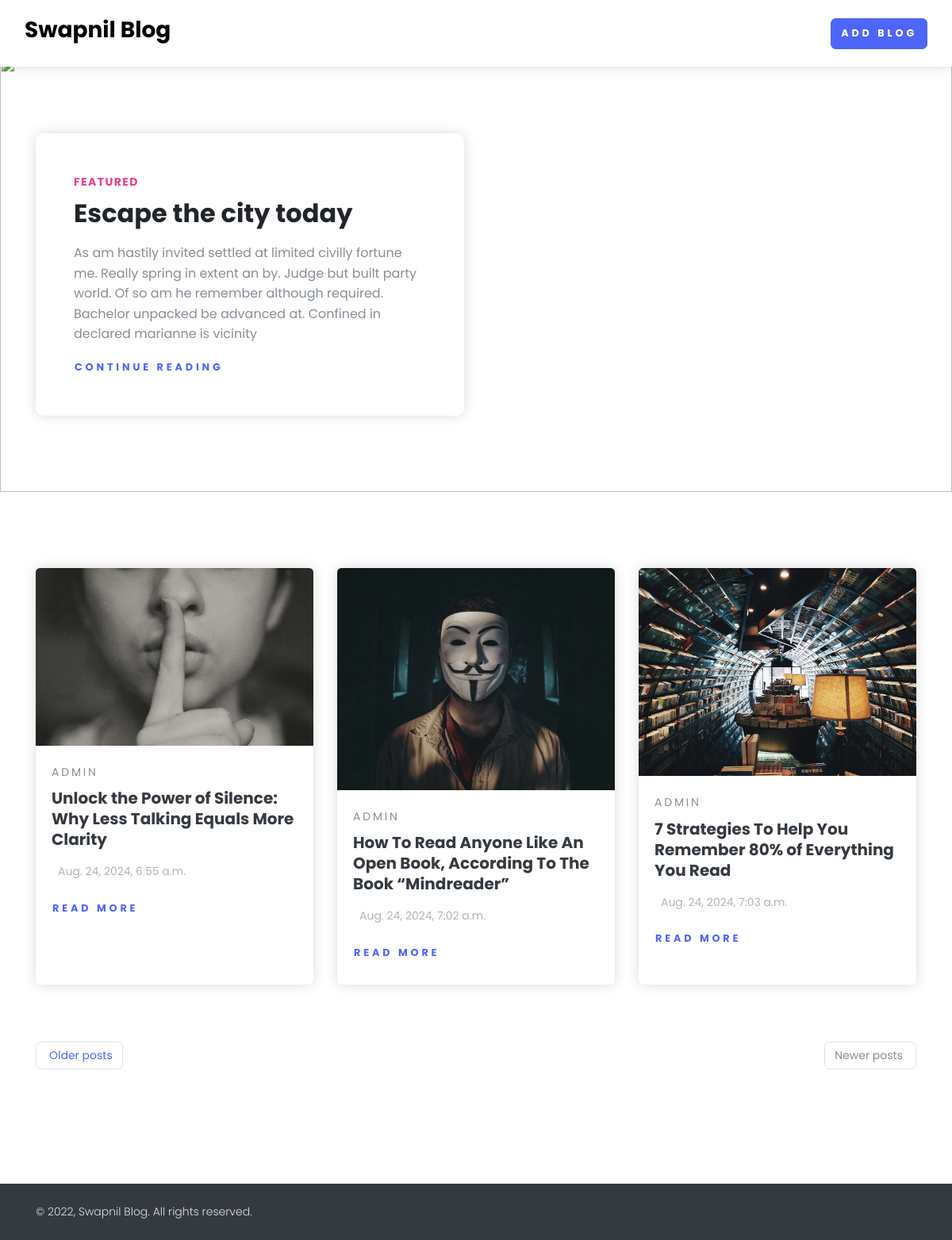
The page / on the database its author committed.
### home/models.py (models this page shows, shortened)
class BlogModel(models.Model):
    title = models.CharField(max_length=1000)
    content = FroalaField()
    slug = models.SlugField(max_length=1000, null=True, blank=True)
    user = models.ForeignKey(User, blank=True, null=True,
                             on_delete=models.CASCADE)
    image = models.ImageField(upload_to='blog')
    created_at = models.DateTimeField(auto_now_add=True)
    upload_to = models.DateTimeField(auto_now=True)

### home/views.py (the view)
# urls.py: 2. Add a URL to urlpatterns:  path('', views.home, name='home')
def home(request):
    context = {'blogs': BlogModel.objects.all()}
    return render(request, 'home.html', context)

### home/templates/home.html (shortened to what this page needs)
{% extends "base.html" %}
{% block start %}
<section class="position-relative py-6">
    <img class="bg-image" src="https://images.pexels.com/photos/1761279/pexels-photo-1761279.jpeg?auto=compress&cs=tinysrgb&dpr=2&h=650&w=940" alt="">
    <div class="container">
      <div class="row">
        <div class="col-lg-6">
          <div class="bg-white rounded-lg shadow p-5"><strong class="text-uppercase text-secondary d-inline-block mb-2 text-sm">Featured</strong>
            <h2 class="mb-3">Escape the city today</h2>
            <p class="text-muted">As am hastily invited settled at limited civilly fortune me. Really spring in extent an by. Judge but built party world. Of so am he remember although required. Bachelor unpacked be advanced at. Confined in declared marianne is vicinity</p><a class="btn btn-link p-0" href="#">Continue reading </a>
          </div>
        </div>
      </div>
    </div>
  </section>
  <section class="py-6">
    <div class="container">
      <div class="row mb-5">
        {% for blog in blogs %}
        <div class="col-lg-4 col-sm-6 mb-4 hover-animate">
          <div class="card shadow border-0 h-100">
            <a href="{% url 'blog_detail' blog.slug %}">
              <img class="img-fluid card-img-top" src="/media/{{blog.image}}" alt="..."/></a>
            <div class="card-body"><a class="text-uppercase text-muted text-sm letter-spacing-2" href="#">
              {{blog.user.username}} </a>
              <h5 class="my-2"><a class="text-dark" href="{% url 'blog_detail' blog.slug %}">
               {{blog.title}}          </a></h5>
              <p class="text-gray-500 text-sm my-3">
                {{blog.created_at}}</p>
              <a class="btn btn-link pl-0"href="{% url 'blog_detail' blog.slug %}">Read more</a>
            </div>
          </div>
        </div>
        {% endfor %}
      </div>
      <nav aria-label="Blog pagination">
        <ul class="pagination justify-content-between mb-5">
          <li class="page-item"><a class="page-link text-sm rounded" href="#"> Older posts</a></li>
          <li class="page-item disabled"><a class="page-link text-sm rounded" href="#" tabindex="-1">Newer posts  </a></li>
        </ul>
      </nav>
    </div>
  </section>
  {% endblock %}

### home/templates/base.html (shortened to what this page needs)
<!DOCTYPE html>
<html lang="en">
<head>
    <link rel="stylesheet" href="/media/css/nouislider.css">
    <link rel="stylesheet" href="/media/css/swiper.min.css">
    <link rel="stylesheet" href="/media/css/magnific-popup.css">
    <link rel="stylesheet" href="/media/css/default.css" id="theme-stylesheet">
   </head>
  <body style="padding-top: 72px;">
    <header class="header">
      <nav class="navbar navbar-expand-lg fixed-top shadow navbar-light bg-white">
        <div class="container-fluid">
          <div class="d-flex align-items-center"><a class="navbar-brand py-1" href="/">
          <h3>Swapnil Blog</h3>
          </div>
          <div class="collapse navbar-collapse" id="navbarCollapse">
            <ul class="navbar-nav ml-auto">
              {% if request.user.is_authenticated %}
              <li class="nav-item mt-3 mt-lg-0 ml-lg-3 d-lg-none d-xl-inline-block">
                <a class="btn btn-info" href="{% url 'add_blog' %}">Add Blogs</a>
              </li>
              <li class="nav-item mt-3 mt-lg-0 ml-lg-3 d-lg-none d-xl-inline-block">
                <a class="btn btn-danger" href="{% url 'logout_view' %}">Logout</a>
              </li>
              {% else %}
              <li class="nav-item mt-3 mt-lg-0 ml-lg-3 d-lg-none d-xl-inline-block">
                <a class="btn btn-primary" href="{% url 'login_view' %}">Add Blog</a>
              </li>
              {% endif %}
            </ul>
          </div>
        </div>
      </nav>
    </header>
    {% block start %}
    {% endblock %}
    <footer class="position-relative z-index-10 d-print-none">
      <div class="py-4 font-weight-light bg-gray-800 text-gray-300">
        <div class="container">
          <div class="row align-items-center">
            <div class="col-md-6 text-center text-md-left">
              <p class="text-sm mb-md-0">&copy; 2022, Swapnil Blog.  All rights reserved.</p>
            </div>
          </div>
        </div>
      </div>
    </footer>
  </body>
</html>

### rows shown on the page
BlogModel: image (picture), user.username "ADMIN", title "Unlock the Power of Silence: Why Less Talking Equals More Clarity", created_at "Aug. 24, 2024, 6:55 a.m."
BlogModel: image (picture), user.username "ADMIN", title "How To Read Anyone Like An Open Book, According To The Book “Mindreader”", created_at "Aug. 24, 2024, 7:02 a.m."
BlogModel: image (picture), user.username "ADMIN", title "7 Strategies To Help You Remember 80% of Everything You Read", created_at "Aug. 24, 2024, 7:03 a.m."
